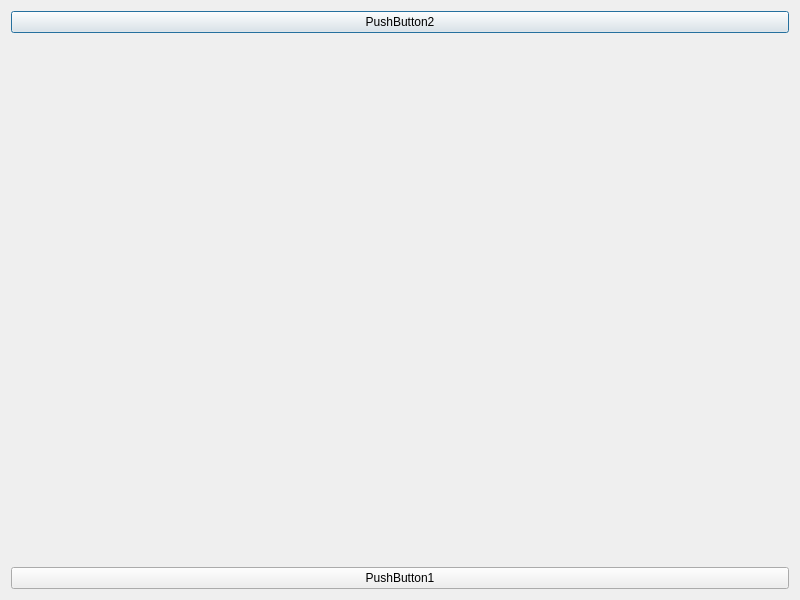
<?xml version="1.0" encoding="UTF-8"?>
<ui version="4.0">
 <class>SampleDialog</class>
 <widget class="QDialog" name="SampleDialog">
  <property name="geometry">
   <rect>
    <x>0</x>
    <y>0</y>
    <width>800</width>
    <height>600</height>
   </rect>
  </property>
  <property name="windowTitle">
   <string>Widget</string>
  </property>
  <layout class="QVBoxLayout" name="verticalLayout">
   <item>
    <widget class="QPushButton" name="pushButton">
     <property name="text">
      <string>PushButton2</string>
     </property>
    </widget>
   </item>
   <item>
    <spacer name="verticalSpacer">
     <property name="orientation">
      <enum>Qt::Vertical</enum>
     </property>
     <property name="sizeHint" stdset="0">
      <size>
       <width>20</width>
       <height>519</height>
      </size>
     </property>
    </spacer>
   </item>
   <item>
    <widget class="QPushButton" name="pushButton_2">
     <property name="text">
      <string>PushButton1</string>
     </property>
    </widget>
   </item>
  </layout>
 </widget>
 <resources/>
 <connections/>
</ui>
